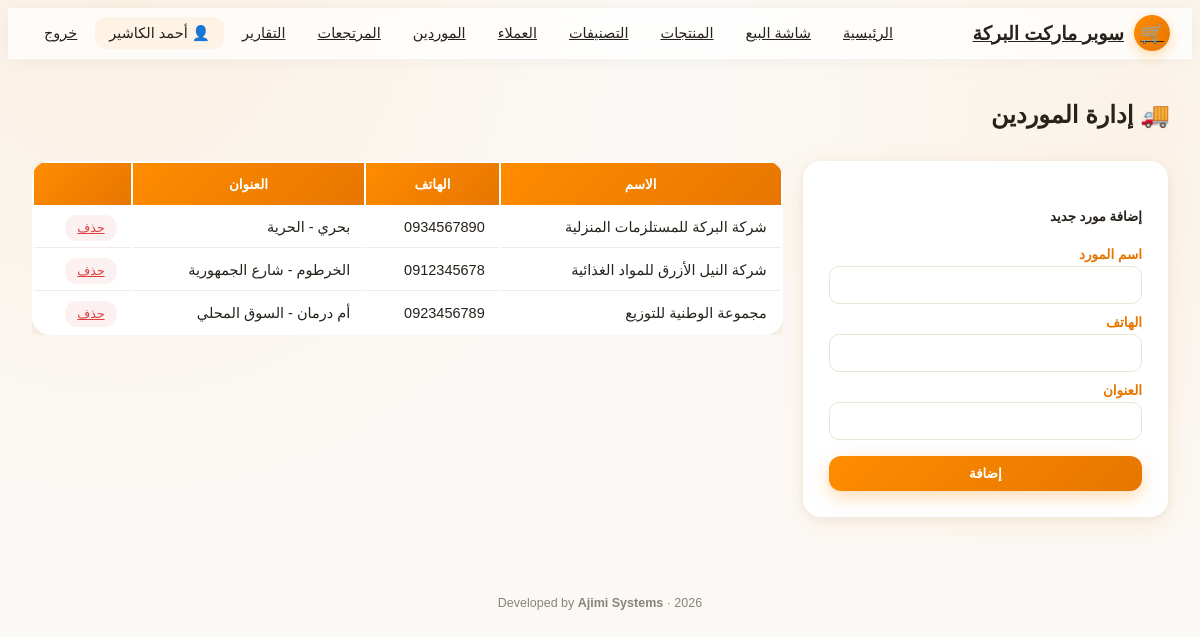
Screenshot of /suppliers/list.php (signed in) with the database file from the repository.
### tables this page shows
CREATE TABLE IF NOT EXISTS suppliers (
    id INT AUTO_INCREMENT PRIMARY KEY,
    name VARCHAR(150) NOT NULL,
    phone VARCHAR(30),
    address VARCHAR(255)
);

### suppliers/list.php (the view, shortened to what this page needs)
<?php
require_once __DIR__ . '/../config/database.php';
$suppliers = $pdo->query("SELECT * FROM suppliers ORDER BY name")->fetchAll();
require_once __DIR__ . '/../includes/header.php';
?>
<h2 class="mb-4">🚚 إدارة الموردين</h2>
<div class="row g-4">
    <div class="col-md-4">
        <div class="form-glass">
            <h5>إضافة مورد جديد</h5>
            <form method="POST">
                <label class="form-label">اسم المورد</label>
                <input type="text" name="name" class="form-control" required>
                <label class="form-label mt-2">الهاتف</label>
                <input type="text" name="phone" class="form-control">
                <label class="form-label mt-2">العنوان</label>
                <input type="text" name="address" class="form-control">
                <button type="submit" class="btn btn-orange w-100 mt-3">إضافة</button>
            </form>
        </div>
    </div>
    <div class="col-md-8">
        <div class="table-responsive">
            <table class="table-glass">
                <thead><tr><th>الاسم</th><th>الهاتف</th><th>العنوان</th><th></th></tr></thead>
                <tbody>
                    <?php foreach ($suppliers as $s): ?>
                        <tr>
                            <td><?php echo htmlspecialchars($s['name']); ?></td>
                            <td><?php echo htmlspecialchars($s['phone']); ?></td>
                            <td><?php echo htmlspecialchars($s['address']); ?></td>
                            <td><a href="list.php?delete=<?php echo $s['id']; ?>" class="btn btn-soft-danger btn-sm" onclick="return confirm('حذف؟')">حذف</a></td>
                        </tr>
                    <?php endforeach; ?>
                </tbody>
            </table>
        </div>
    </div>
</div>
<?php require_once __DIR__ . '/../includes/footer.php'; ?>

### assets/css/style.css (style rules this page uses)
:root { --orange: #FF8C00; --orange-dark: #E67600; --orange-light: #FFB347; --ink: #26221C; --muted: #8A8377; --bg: #FBF9F6; --glass-bg: rgba(255, 255, 255, 0.65); --glass-border: rgba(255, 255, 255, 0.5); --danger: #E03E3E; --success: #1E9E5A; --warning: #F0A500; --radius-lg: 18px; --radius-md: 12px; --shadow-soft: 0 8px 30px rgba(255, 140, 0, 0.10), 0 2px 8px rgba(38,34,28,0.06); }
* { box-sizing: border-box; }
body { background: radial-gradient(circle at 10% 0%, rgba(255,140,0,0.08), transparent 40%), radial-gradient(circle at 95% 15%, rgba(255,140,0,0.06), transparent 35%), var(--bg); color: var(--ink); font-family: 'Tajawal', 'Tahoma', sans-serif; min-height: 100vh; }
h1,h2,h3,h4,h5 { font-family: 'Almarai', 'Tajawal', sans-serif; color: var(--ink); }
.btn-orange { background: linear-gradient(135deg, var(--orange), var(--orange-dark)); color: #fff; border: none; border-radius: var(--radius-md); padding: 10px 22px; font-weight: 700; font-family: 'Tajawal', sans-serif; box-shadow: 0 6px 18px rgba(255,140,0,0.30); transition: transform .12s ease, box-shadow .12s ease; }
.btn-soft-danger { background: rgba(224,62,62,0.08); color: var(--danger); border: none; border-radius: var(--radius-md); }
.table-glass { background: #fff; border-radius: var(--radius-lg); overflow: hidden; box-shadow: var(--shadow-soft); width: 100%; }
.table-glass thead th { background: linear-gradient(135deg, var(--orange), var(--orange-dark)); color: #fff; font-family: 'Almarai', sans-serif; font-weight: 700; border: none; padding: 13px 14px; font-size: 13.5px; }
.table-glass tbody td { padding: 12px 14px; vertical-align: middle; border-bottom: 1px solid #F1ECE3; font-size: 14.5px; }
.table-glass tbody tr:last-child td { border-bottom: none; }
.form-glass { background: #fff; border-radius: var(--radius-lg); padding: 26px; box-shadow: var(--shadow-soft); }
.form-glass label { font-weight: 700; font-size: 13.5px; color: var(--orange-dark); margin-top: 10px; }
.form-glass .form-control, .form-glass .form-select { border-radius: 10px; border: 1px solid #EAE3D6; padding: 10px 14px; font-family: 'Tajawal', sans-serif; }
.row { display: flex; flex-wrap: wrap; margin-left: -8px; margin-right: -8px; }
.row > [class*="col-"] { padding-left: 8px; padding-right: 8px; margin-bottom: 12px; }
.g-4 > [class*="col-"] { padding: 10px; }
.col-md-2, .col-md-3, .col-md-4, .col-md-6, .col-md-8, .col-md-12, .col-lg-3, .col-lg-4, .col-lg-8 { flex: 0 0 100%; max-width: 100%; }
@media (min-width: 768px) { .col-md-4 { flex: 0 0 33.3333%; max-width: 33.3333%; } }
@media (min-width: 768px) { .col-md-8 { flex: 0 0 66.6667%; max-width: 66.6667%; } }
.w-100 { width: 100%; }
.mb-4 { margin-bottom:22px }
.mt-2 { margin-top:10px }
.mt-3 { margin-top:16px }
.btn-sm { padding: 6px 12px; font-size: 12.5px; }
.form-label { display: block; font-weight: 700; font-size: 13.5px; color: var(--orange-dark); margin-top: 10px; margin-bottom: 4px; }
.form-control, .form-select { width: 100%; padding: 10px 14px; border-radius: 10px; border: 1px solid #EAE3D6; font-family: 'Tajawal', 'Segoe UI', Tahoma, Arial, sans-serif; font-size: 14.5px; background: #fff; }
table { width: 100%; }
.table-responsive { overflow-x: auto; }

### rows the page displays
suppliers: name "شركة البركة للمستلزمات المنزلية", phone "0934567890", address "بحري - الحرية"
suppliers: name "شركة النيل الأزرق للمواد الغذائية", phone "0912345678", address "الخرطوم - شارع الجمهورية"
suppliers: name "مجموعة الوطنية للتوزيع", phone "0923456789", address "أم درمان - السوق المحلي"

### other values shown
$storeName "سوبر ماركت البركة"
$_SESSION['full_name'] "أحمد الكاشير"
